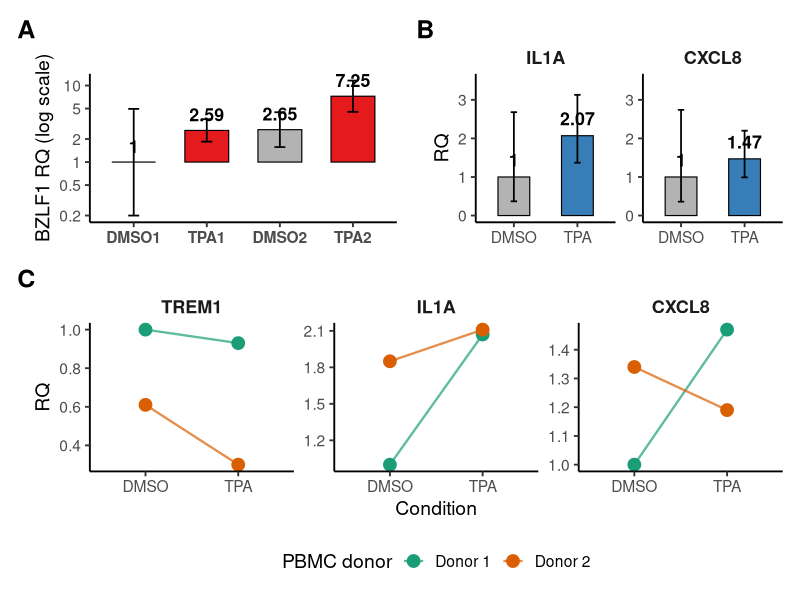
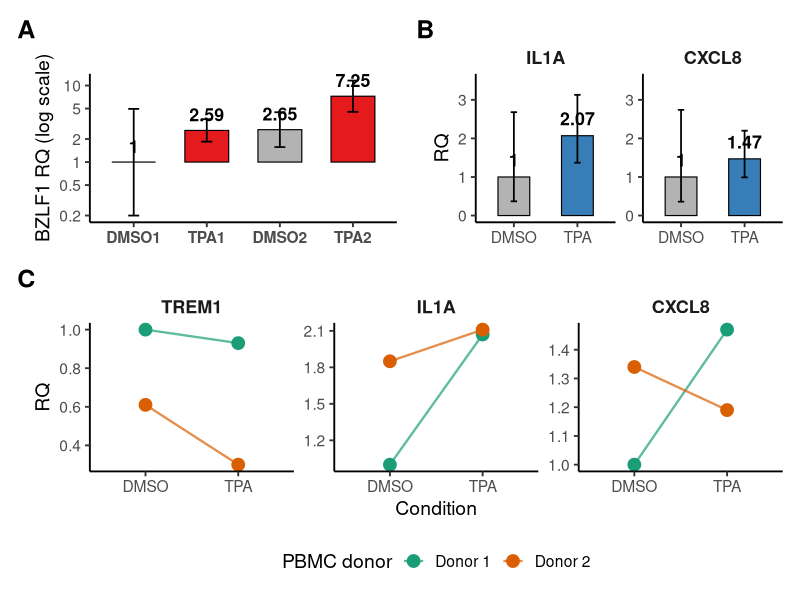

Here is the R script that generated these plots, in order:
library(ggplot2)
library(patchwork)
library(dplyr)
library(tidyr)

# --------------------------------------------
# 1. Panel A: BZLF1 (REAL data)
# --------------------------------------------
bzlf1 <- data.frame(
  Group = factor(c("DMSO1", "TPA1", "DMSO2", "TPA2"),
                 levels = c("DMSO1", "TPA1", "DMSO2", "TPA2")),
  RQ = c(1.00, 2.59, 2.65, 7.25),
  CI_low = c(0.20, 1.85, 1.57, 4.53),
  CI_high = c(4.95, 3.63, 4.48, 11.62)
)

pA <- ggplot(bzlf1, aes(x = Group, y = RQ, fill = Group)) +
  geom_col(width = 0.6, color = "black", linewidth = 0.4) +   # use linewidth
  geom_errorbar(aes(ymin = CI_low, ymax = CI_high), width = 0.15, linewidth = 0.6) +
  geom_text(aes(label = round(RQ, 2)), vjust = -0.7, size = 4.5, fontface = "bold") +
  scale_fill_manual(values = c("grey70", "#E41A1C", "grey70", "#E41A1C")) +
  scale_y_log10(breaks = c(0.2, 0.5, 1, 2, 5, 10, 20),
                labels = c("0.2", "0.5", "1", "2", "5", "10", "20")) +
  labs(y = "BZLF1 RQ (log scale)") +
  theme_classic(base_size = 14) +
  theme(legend.position = "none",
        axis.title.x = element_blank(),
        axis.text.x = element_text(face = "bold"))

# --------------------------------------------
# 2. Panel B: Mono-culture IL1A + CXCL8 (with CI)
# --------------------------------------------
# Add CI columns (real values from your raw data)
mono_data <- data.frame(
  Gene = rep(c("IL1A", "CXCL8"), each = 2),
  Condition = rep(c("DMSO", "TPA"), 2),
  RQ = c(1.00, 2.07, 1.00, 1.47),
  CI_low = c(0.37, 1.37, 0.36, 0.99),     # add these
  CI_high = c(2.68, 3.13, 2.74, 2.20)     # add these
)
mono_data$Gene <- factor(mono_data$Gene, levels = c("IL1A", "CXCL8"))

pB <- ggplot(mono_data, aes(x = Condition, y = RQ, fill = Condition)) +
  geom_col(width = 0.5, position = position_dodge(0.6), color = "black", linewidth = 0.4) +
  geom_errorbar(aes(ymin = CI_low, ymax = CI_high),
                width = 0.1, position = position_dodge(0.6), linewidth = 0.6) +
  geom_text(aes(label = round(RQ, 2)), 
            position = position_dodge(0.6), 
            vjust = -0.8, size = 4.5, fontface = "bold") +
  scale_fill_manual(values = c("DMSO" = "grey70", "TPA" = "#377EB8")) +
  facet_wrap(~ Gene, scales = "free_y") +
  coord_cartesian(ylim = c(0, 3.5)) +   # gives headroom for error bars
  labs(y = "RQ") +
  theme_classic(base_size = 14) +
  theme(legend.position = "none",
        axis.title.x = element_blank(),
        strip.background = element_blank(),
        strip.text = element_text(face = "bold", size = 13))

# --------------------------------------------
# 3. Panel C: Co-culture paired scatter (REAL data)
# --------------------------------------------
co_data <- data.frame(
  Donor = rep(c("Donor 1", "Donor 2"), each = 6),
  Gene = rep(rep(c("TREM1", "IL1A", "CXCL8"), each = 2), times = 2),
  Condition = rep(c("DMSO", "TPA"), times = 6),
  RQ = c(
    # Donor 1
    1.00, 0.93,   # TREM1
    1.00, 2.07,   # IL1A
    1.00, 1.47,   # CXCL8
    # Donor 2
    0.61, 0.30,   # TREM1
    1.85, 2.11,   # IL1A
    1.34, 1.19    # CXCL8
  )
)
co_data$Gene <- factor(co_data$Gene, levels = c("TREM1", "IL1A", "CXCL8"))

pC <- ggplot(co_data, aes(x = Condition, y = RQ, 
                          group = interaction(Donor, Gene), color = Donor)) +
  geom_line(linewidth = 0.8, alpha = 0.7) +
  geom_point(size = 4) +
  scale_color_manual(values = c("Donor 1" = "#1B9E77", "Donor 2" = "#D95F02")) +
  facet_wrap(~ Gene, scales = "free_y") +
  labs(y = "RQ", color = "PBMC donor") +
  theme_classic(base_size = 14) +
  theme(legend.position = "bottom",
        strip.background = element_blank(),
        strip.text = element_text(face = "bold", size = 13))

# --------------------------------------------
# 4. Combine all three panels
# --------------------------------------------
figure2 <- (pA | pB) / pC + 
  plot_annotation(tag_levels = 'A') &
  theme(plot.tag = element_text(face = "bold", size = 18))

# Save
ggsave("Figure2_3Panel_RealData.pdf", figure2, width = 12, height = 10, dpi = 300)
ggsave("Figure2_3Panel_RealData.png", figure2, width = 12, height = 10, dpi = 300)

print("✅ Figure 2 (3 panels) generated successfully with error bars for Panel B!")
